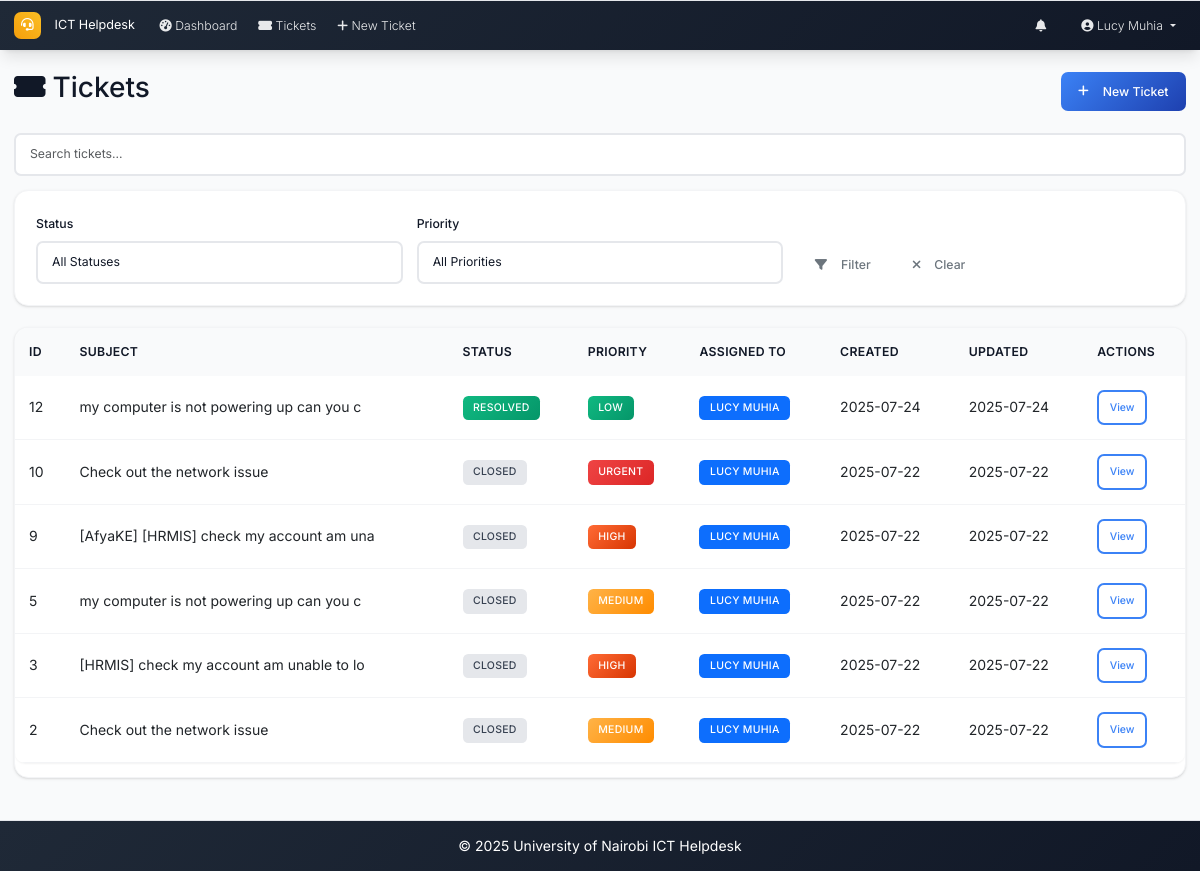
The app's page /tickets (signed in), older data.
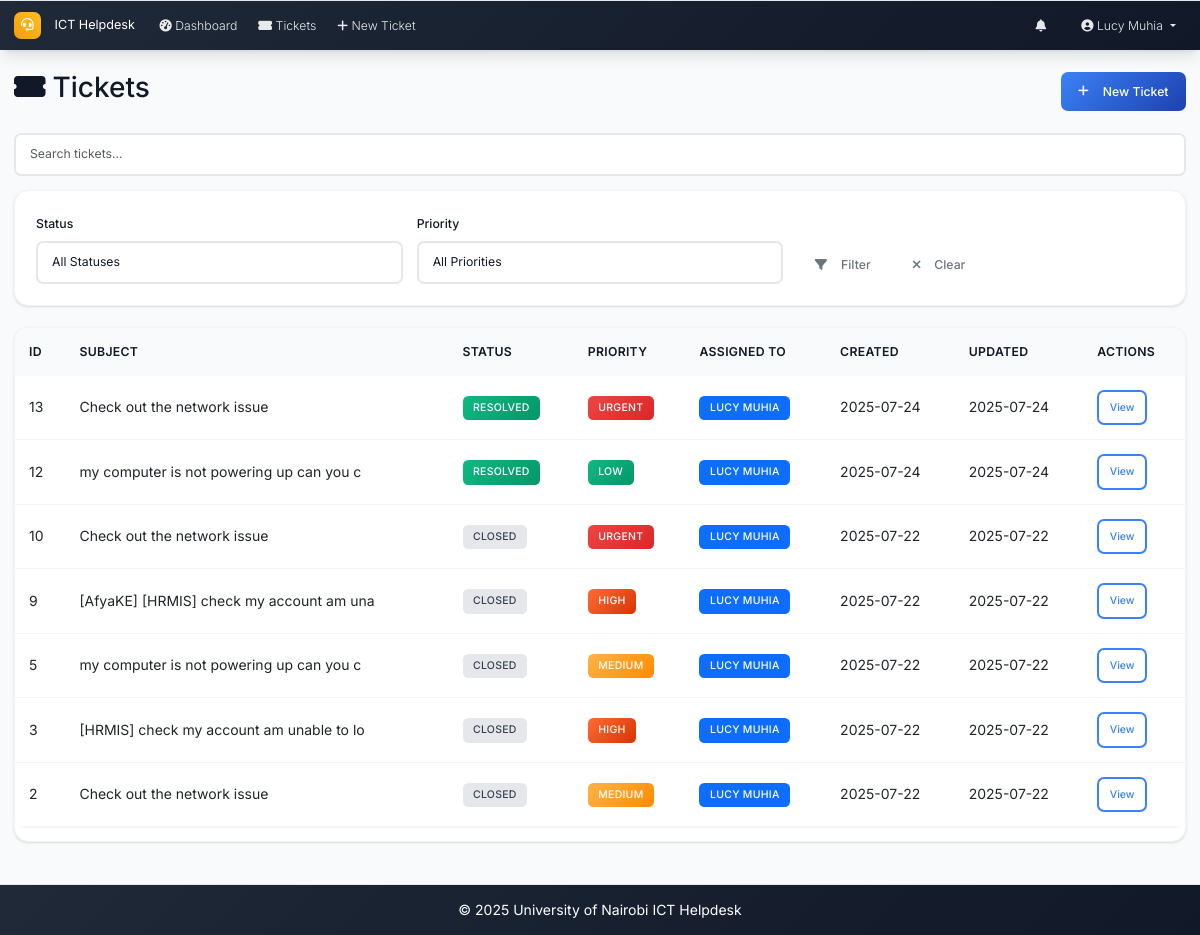
The same page, newer data.
### models.py (models this page shows, shortened)
class Ticket(db.Model):
    id = db.Column(db.Integer, primary_key=True)
    location = db.Column(db.String(200), nullable=False)
    description = db.Column(Text, nullable=False)
    status = db.Column(db.String(20), nullable=False, default='open')  # open, in_progress, resolved, closed
    priority = db.Column(db.String(20), nullable=False, default='medium')  # low, medium, high, urgent
    created_at = db.Column(db.DateTime, default=datetime.utcnow)
    updated_at = db.Column(db.DateTime, default=datetime.utcnow, onupdate=datetime.utcnow)
    closed_at = db.Column(db.DateTime)
    closed_by_id = db.Column(db.Integer, db.ForeignKey('user.id'), nullable=True)
    due_date = db.Column(db.DateTime, nullable=True)
    created_by_id = db.Column(db.Integer, db.ForeignKey('user.id'), nullable=True)
    category_id = db.Column(db.Integer, db.ForeignKey('category.id'))
    comments = db.relationship('Comment', backref='ticket', lazy='dynamic', cascade='all, delete-orphan')
    attachments = db.relationship('Attachment', backref='ticket', lazy='dynamic', cascade='all, delete-orphan')
    assignees = db.relationship('User', secondary=ticket_assignees, back_populates='assigned_tickets', lazy='selectin')
    closed_by = db.relationship('User', foreign_keys=[closed_by_id], backref='closed_tickets')

class User(UserMixin, db.Model):
    id = db.Column(db.Integer, primary_key=True)
    username = db.Column(db.String(64), unique=True, nullable=False)
    email = db.Column(db.String(120), unique=True, nullable=False)
    password_hash = db.Column(db.String(256), nullable=False)
    full_name = db.Column(db.String(100), nullable=False)
    role = db.Column(db.String(20), nullable=False, default='user')  # admin, intern, user
    created_at = db.Column(db.DateTime, default=datetime.utcnow)
    is_active = db.Column(db.Boolean, default=True)
    is_verified = db.Column(db.Boolean, default=False)
    verification_token = db.Column(db.String(128), nullable=True)
    tickets_created = db.relationship('Ticket', foreign_keys='Ticket.created_by_id', backref='creator', lazy='dynamic')
    assigned_tickets = db.relationship('Ticket', secondary='ticket_assignees', back_populates='assignees', lazy='selectin')
    comments = db.relationship('Comment', backref='author', lazy='dynamic')

### routes.py (the view)
@app.route('/tickets')
@login_required
def tickets_list():
    page = request.args.get('page', 1, type=int)
    status_filter = request.args.get('status', '')
    priority_filter = request.args.get('priority', '')
    query = Ticket.query
    if current_user.role == 'user':
        query = query.filter_by(created_by_id=current_user.id)
    elif current_user.role == 'intern':
        if status_filter == 'assigned':
            query = query.filter(Ticket.assignees.any(id=current_user.id))
            status_filter = ''  # Clear status filter since we're showing all assigned tickets
        else:
            query = query.filter(Ticket.assignees.any(id=current_user.id))
    if status_filter:
        query = query.filter_by(status=status_filter)
    if priority_filter:
        query = query.filter_by(priority=priority_filter)
    tickets = query.order_by(desc(Ticket.created_at)).paginate(
        page=page, per_page=10, error_out=False
    )
    return render_template('tickets_list.html', tickets=tickets, status_filter=status_filter, priority_filter=priority_filter)

### app.py (called while the page is built)
@login_manager.user_loader
def load_user(user_id):
    from models import User
    return User.query.get(int(user_id))

@app.context_processor
def inject_now():
    return {'now': datetime.utcnow}

### routes.py (called while the page is built)
@app.context_processor
def inject_datetime():
    return dict(datetime=datetime)

### templates/tickets_list.html (shortened to what this page needs)
{% extends "base.html" %}
{% block content %}
<div class="d-flex justify-content-between align-items-center mb-4">
    <h2><i class="fas fa-ticket-alt me-2"></i>Tickets</h2>
    <a href="{{ url_for('new_ticket') }}" class="btn btn-primary">
        <i class="fas fa-plus me-2"></i>New Ticket
    </a>
</div>
<div class="mb-3">
    <input type="text" id="ticket-search" class="form-control" placeholder="Search tickets...">
</div>
<div class="card mb-4">
    <div class="card-body">
        <form method="GET" class="row g-3">
            <div class="col-md-4">
                <label class="form-label">Status</label>
                <select name="status" class="form-control">
                    <option value="">All Statuses</option>
                </select>
            </div>
            <div class="col-md-4">
                <label class="form-label">Priority</label>
                <select name="priority" class="form-control">
                    <option value="">All Priorities</option>
                </select>
            </div>
            <div class="col-md-4 d-flex align-items-end">
                <button type="submit" class="btn btn-outline-secondary me-2">
                    <i class="fas fa-filter me-2"></i>Filter
                </button>
                <a href="{{ url_for('tickets_list') }}" class="btn btn-outline-secondary">
                    <i class="fas fa-times me-2"></i>Clear
                </a>
            </div>
        </form>
    </div>
</div>
<div class="card">
    <div class="table-responsive">
        <table class="table" id="tickets-table">
            <thead>
                <tr>
                    <th>ID</th>
                    <th>Subject</th>
                    <th>Status</th>
                    <th>Priority</th>
                    <th>Assigned To</th>
                    <th>Created</th>
                    <th>Updated</th>
                    <th>Actions</th>
                </tr>
            </thead>
            <tbody>
                {% for ticket in tickets.items %}
                <tr>
                    <td>{{ ticket.id }}</td>
                    <td>{{ ticket.title or ticket.description[:40] }}</td>
                    <td><span class="badge badge-status-{{ ticket.status|replace(' ', '_') }}">{{ ticket.status.title() }}</span></td>
                    <td><span class="badge priority-{{ ticket.priority }}">{{ ticket.priority.title() }}</span></td>
                    <td>
                        {% if ticket.assignees|length > 0 %}
                            {% for user in ticket.assignees %}
                                <span class="badge bg-primary">{{ user.full_name }}</span>{% if not loop.last %} {% endif %}
                            {% endfor %}
                        {% else %}
                            <span class="text-muted">Unassigned</span>
                        {% endif %}
                    </td>
                    <td>{{ ticket.created_at.strftime('%Y-%m-%d') }}</td>
                    <td>{{ ticket.updated_at.strftime('%Y-%m-%d') }}</td>
                    <td>
                        <a href="{{ url_for('ticket_detail', id=ticket.id) }}" class="btn btn-sm btn-outline-primary">View</a>
                    </td>
                </tr>
                {% endfor %}
            </tbody>
        </table>
    </div>
</div>
{% endblock %}

### templates/base.html (shortened to what this page needs)
<!DOCTYPE html>
<html lang="en">
<head>
    <link href="https://cdn.jsdelivr.net/npm/bootstrap@5.3.0/dist/css/bootstrap.min.css" rel="stylesheet">
    <link href="https://cdnjs.cloudflare.com/ajax/libs/font-awesome/6.0.0/css/all.min.css" rel="stylesheet">
    <link href="{{ url_for('static', filename='css/custom.css') }}" rel="stylesheet">
</head>
<body>
    <nav class="navbar navbar-expand-lg navbar-dark footer-sky">
        <div class="container-fluid px-3">
            <a class="navbar-brand" href="{{ url_for('index') }}">
                <i class="fas fa-headset me-2"></i>ICT Helpdesk
            </a>
            <div class="collapse navbar-collapse" id="navbarNav">
                <ul class="navbar-nav me-auto mb-2 mb-lg-0">
                    {% if current_user.is_authenticated %}
                    <li class="nav-item">
                        <a class="nav-link" href="{{ url_for('dashboard') }}">
                            <i class="fas fa-tachometer-alt me-1"></i>Dashboard
                        </a>
                    </li>
                    <li class="nav-item">
                        <a class="nav-link" href="{{ url_for('tickets_list') }}">
                            <i class="fas fa-ticket-alt me-1"></i>Tickets
                        </a>
                    </li>
                    <li class="nav-item">
                        <a class="nav-link" href="{{ url_for('new_ticket') }}">
                            <i class="fas fa-plus me-1"></i>New Ticket
                        </a>
                    </li>
                    {% endif %}
                </ul>
                <ul class="navbar-nav ms-auto mb-2 mb-lg-0">
                    {% if current_user.is_authenticated %}
                    <li class="nav-item dropdown me-3">
                        <a class="nav-link position-relative" href="#" id="notificationsDropdown" role="button"
                           data-bs-toggle="dropdown" aria-expanded="false">
                            <i class="fas fa-bell"></i>
                        </a>
                    </li>
                    <li class="nav-item dropdown">
                        <a class="nav-link dropdown-toggle" href="#" id="navbarDropdown" role="button" data-bs-toggle="dropdown" aria-expanded="false">
                            <i class="fas fa-user-circle me-1"></i>{{ current_user.full_name }}
                        </a>
                    </li>
                    {% endif %}
                </ul>
            </div>
        </div>
    </nav>
    <main class="container-fluid my-4 px-3">
        {% block content %}{% endblock %}
    </main>
    <footer class="footer-sky py-3 mt-5">
        <div class="container text-center">
            <span>&copy; {{ datetime.utcnow().year }} University of Nairobi ICT Helpdesk</span>
        </div>
    </footer>
</body>
</html>

Row changes from the older to the newer data that the page shows:
now on this page (row edited): Ticket: id "13", description "Check out the network issue", status "RESOLVED", priority "URGENT", created_at "2025-07-24", updated_at "2025-07-24", User (full_name "LUCY MUHIA")
